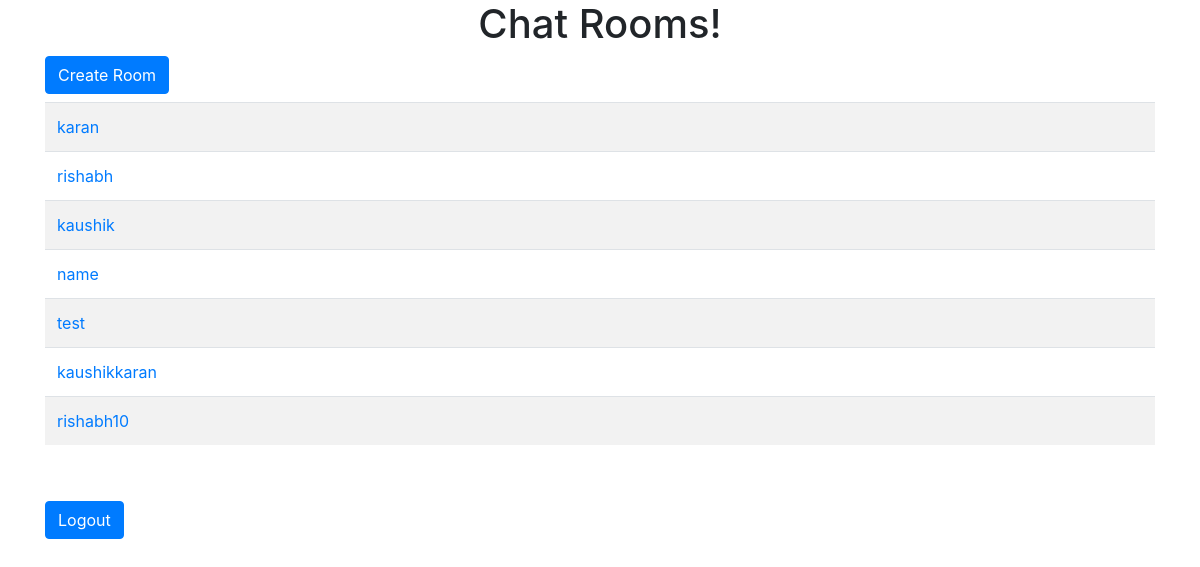
Page /chatroom/ (signed in) on the earlier database version.
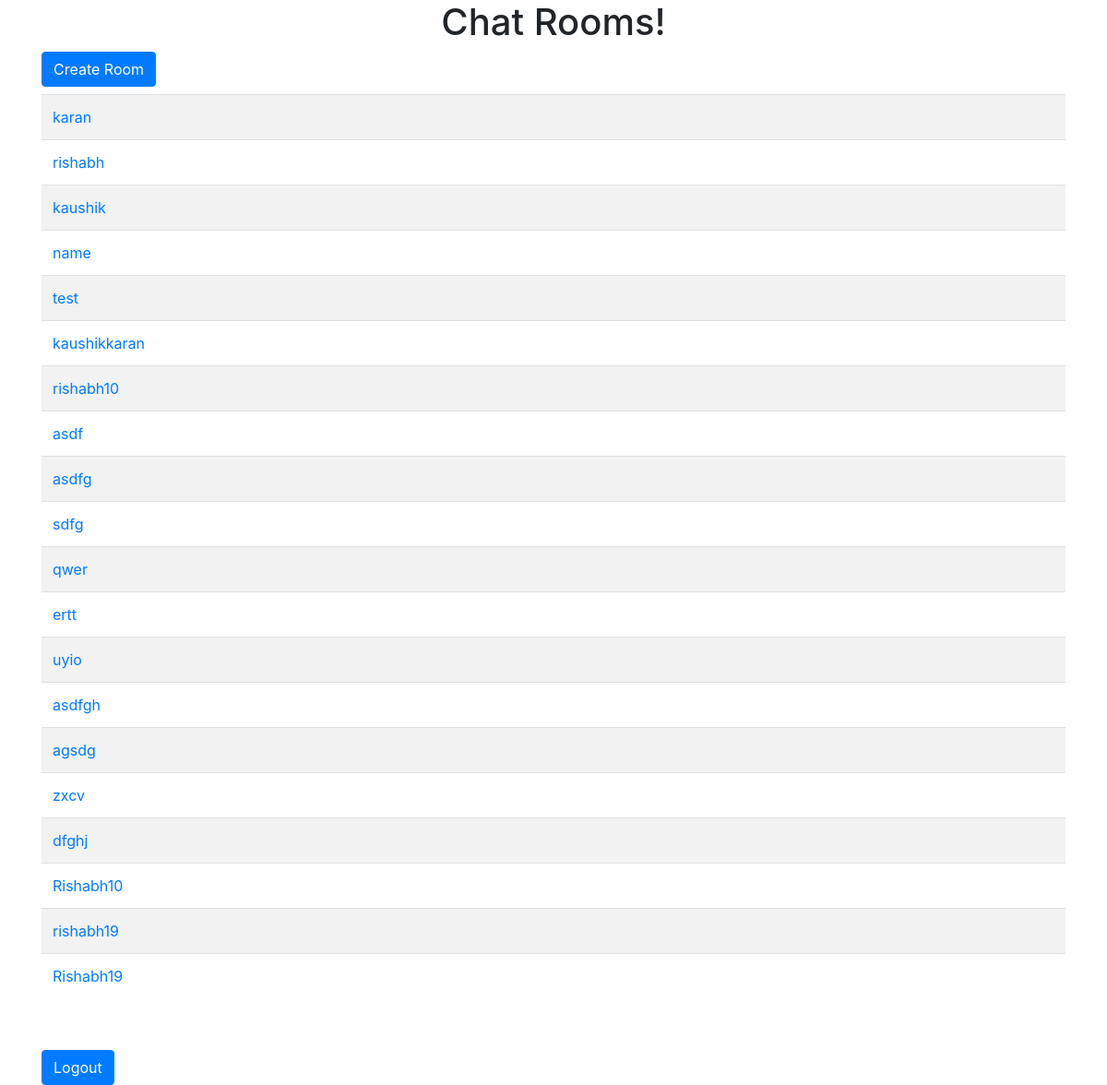
Same page on the later database version.
### chatapp/models.py (models this page shows)
class Room(models.Model):
    user = models.ForeignKey(User, on_delete=models.CASCADE, null=True)
    name = models.CharField(max_length=200, primary_key=True)
    created = models.DateTimeField(auto_now_add=True, null=True)
    ipaddress = models.GenericIPAddressField(null=True)
    def __str__(self):
        return self.name

### chatapp/views.py (the view)
# urls.py: path('', views.chathome, name='chathome'),
def chathome(request):
    if request.user.is_anonymous:
        return redirect('/login')
    rooms = Room.objects.all()
    return render(request, 'chatapp/chathome.html', {'rooms': rooms})

### chatapp/templates/chatapp/chathome.html (shortened to what this page needs)
<!doctype html>
<html lang="en">
  <head>
    <link rel="stylesheet" href="https://stackpath.bootstrapcdn.com/bootstrap/4.5.0/css/bootstrap.min.css">
  </head>
  <body>
    <h1 class="text-center">Chat Rooms!</h1>
    <div class="container">
<button type="button" class="btn btn-primary" data-toggle="modal" data-target="#createroom">
  Create Room
</button>
<br>
    <table id='table'  class="table table-striped my-2">
        {% for room in rooms %}
          <tr><td><a href="{{room}}/">{{room}}</a></td></tr>
        {% endfor%}
    </table>
    <br><br>
    <button class="btn btn-primary" href="/logout/">Logout</button>
  </div>
  </body>
</html>

Differences in the rows shown:
added Room: name "asdf"
added Room: name "asdfg"
added Room: name "sdfg"
added Room: name "qwer"
added Room: name "ertt"
added Room: name "uyio"
added Room: name "asdfgh"
added Room: name "agsdg"
added Room: name "zxcv"
added Room: name "dfghj"
added Room: name "Rishabh10"
added Room: name "rishabh19"
added Room: name "Rishabh19"
